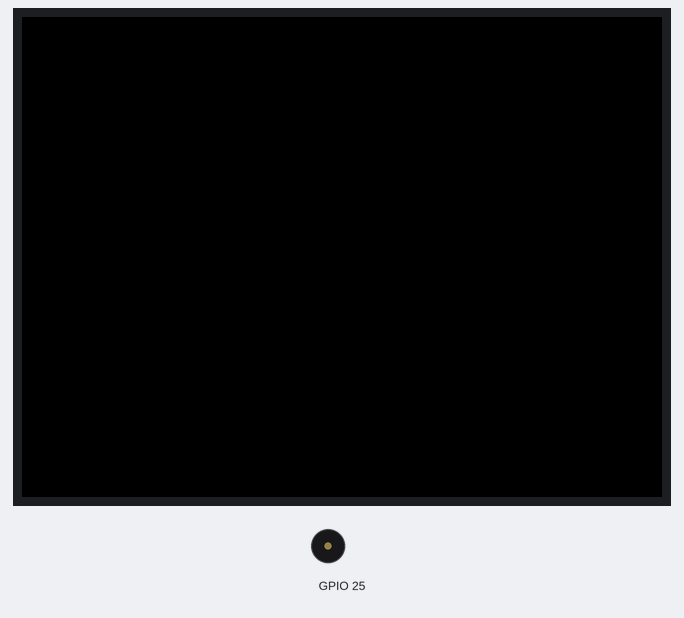
This sketch was run on a simulated ESP32. Shown: 320×240 colour display, buzzer (waves = sounding).

Above: at 0.7 s.
At 4.2 s:
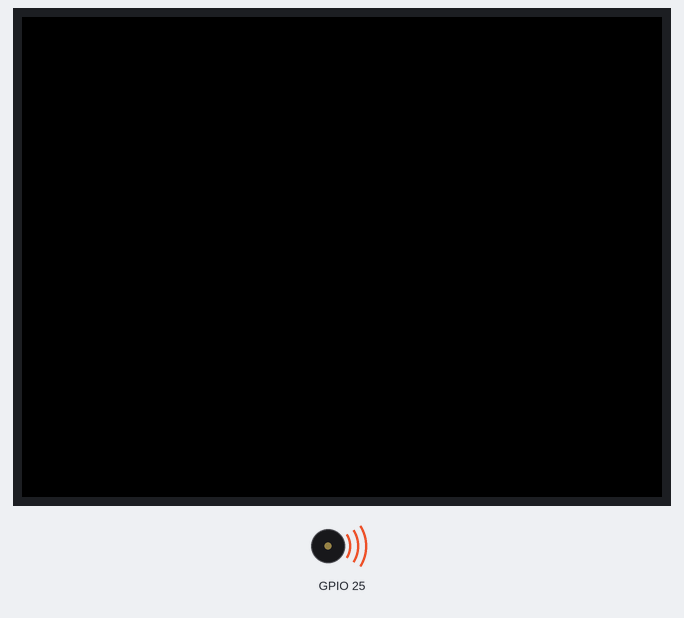
Timing chart, 0 to 4.8 s (numbered marks = the images above):
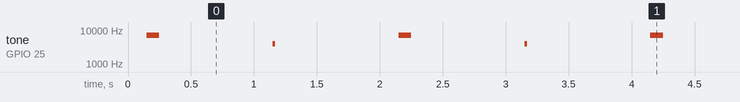

Measured:
- by itself, tone on GPIO 25: repeats every 2.0 s: silent 0.90 s, 4000 Hz 0.02 s, silent 0.98 s, 7000 Hz 0.10 s

The sketch:

program.ino
```cpp
#include "M5Unified.h"

void setup() {
  M5.begin();
}

void loop() {
  M5.Speaker.tone(7000, 100);  // frequency, duration
  delay(1000);
  M5.Speaker.tone(4000, 20);  // frequency, duration
  delay(1000);
}
```
